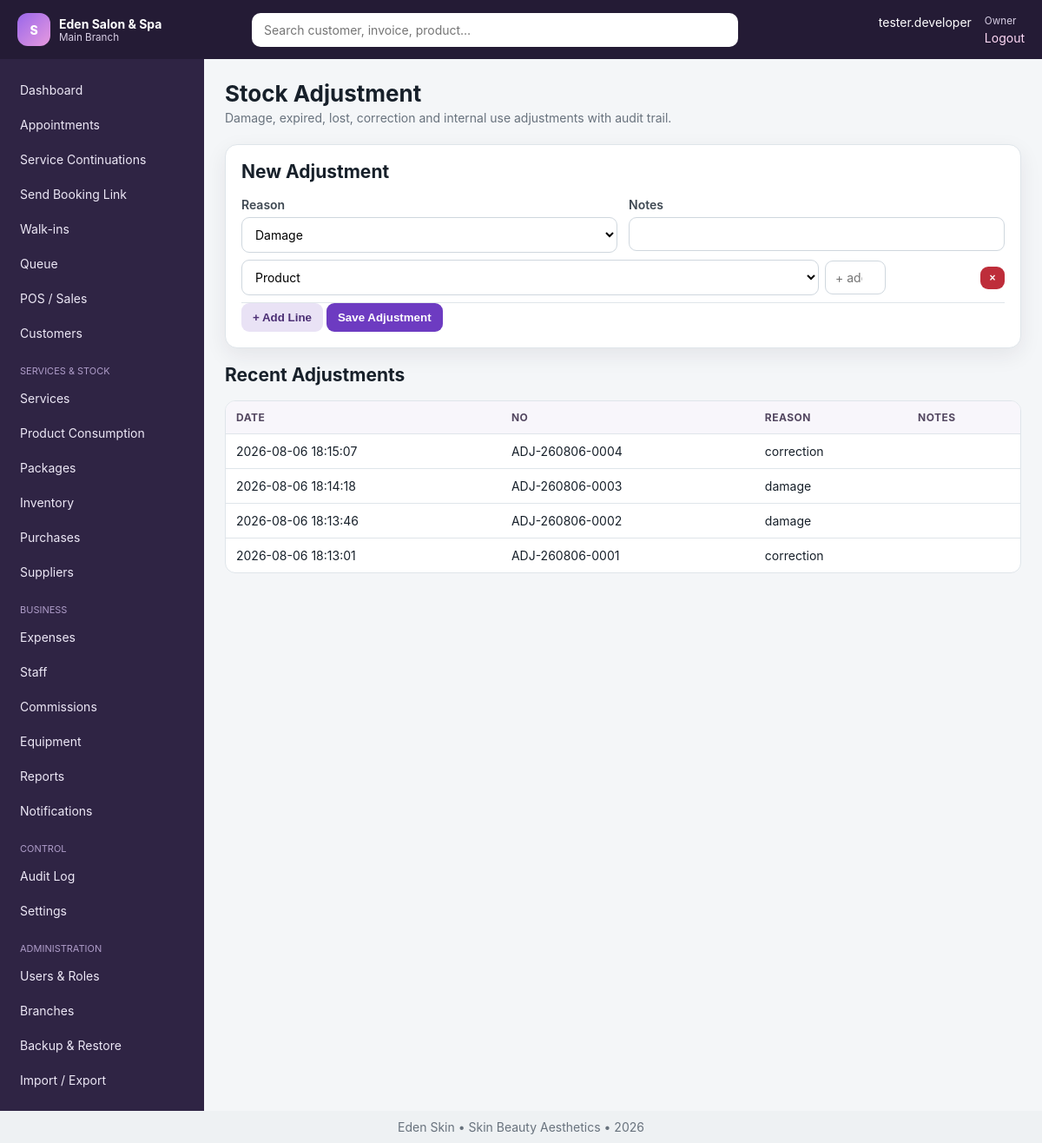
Page /modules/stock_adjustments.php (signed in) on the committed database.
### tables this page shows
CREATE TABLE `settings` (
  `id` int(11) NOT NULL AUTO_INCREMENT,
  `branch_id` int(11) DEFAULT NULL,
  `setting_key` varchar(100) NOT NULL,
  `setting_value` text DEFAULT NULL,
  `setting_group` varchar(80) DEFAULT 'general',
  `updated_by` int(11) DEFAULT NULL,
  `updated_at` datetime DEFAULT current_timestamp() ON UPDATE current_timestamp(),
  PRIMARY KEY (`id`),
  UNIQUE KEY `uniq_setting` (`branch_id`,`setting_key`),
  KEY `updated_by` (`updated_by`),
  CONSTRAINT `settings_ibfk_1` FOREIGN KEY (`branch_id`) REFERENCES `branches` (`id`) ON DELETE CASCADE,
  CONSTRAINT `settings_ibfk_2` FOREIGN KEY (`updated_by`) REFERENCES `users` (`id`) ON DELETE SET NULL
);

CREATE TABLE `users` (
  `id` int(11) NOT NULL AUTO_INCREMENT,
  `branch_id` int(11) NOT NULL,
  `staff_id` int(11) DEFAULT NULL,
  `role_id` int(11) NOT NULL,
  `username` varchar(80) NOT NULL,
  `password_hash` varchar(255) NOT NULL,
  `status` enum('active','inactive','locked') DEFAULT 'active',
  `last_login_at` datetime DEFAULT NULL,
  `created_at` datetime DEFAULT current_timestamp(),
  PRIMARY KEY (`id`),
  UNIQUE KEY `username` (`username`),
  KEY `branch_id` (`branch_id`),
  KEY `staff_id` (`staff_id`),
  KEY `role_id` (`role_id`),
  CONSTRAINT `users_ibfk_1` FOREIGN KEY (`branch_id`) REFERENCES `branches` (`id`),
  CONSTRAINT `users_ibfk_2` FOREIGN KEY (`staff_id`) REFERENCES `staff` (`id`) ON DELETE SET NULL,
  CONSTRAINT `users_ibfk_3` FOREIGN KEY (`role_id`) REFERENCES `roles` (`id`)
);

CREATE TABLE `branches` (
  `id` int(11) NOT NULL AUTO_INCREMENT,
  `business_id` int(11) NOT NULL,
  `name` varchar(120) NOT NULL,
  `code` varchar(20) NOT NULL,
  `phone` varchar(30) DEFAULT NULL,
  `email` varchar(120) DEFAULT NULL,
  `address` varchar(255) DEFAULT NULL,
  `opening_time` time DEFAULT '08:00:00',
  `closing_time` time DEFAULT '20:00:00',
  `status` enum('active','inactive') DEFAULT 'active',
  `created_at` datetime DEFAULT current_timestamp(),
  PRIMARY KEY (`id`),
  UNIQUE KEY `code` (`code`),
  KEY `business_id` (`business_id`),
  CONSTRAINT `branches_ibfk_1` FOREIGN KEY (`business_id`) REFERENCES `businesses` (`id`)
);

CREATE TABLE `staff` (
  `id` int(11) NOT NULL AUTO_INCREMENT,
  `branch_id` int(11) NOT NULL,
  `employee_no` varchar(30) DEFAULT NULL,
  `photo` varchar(255) DEFAULT NULL,
  `full_name` varchar(150) NOT NULL,
  `phone` varchar(30) DEFAULT NULL,
  `email` varchar(120) DEFAULT NULL,
  `gender` enum('Male','Female','Other') DEFAULT 'Female',
  `date_of_birth` date DEFAULT NULL,
  `address` varchar(255) DEFAULT NULL,
  `role_title` varchar(100) DEFAULT NULL,
  `salary` decimal(14,2) DEFAULT 0.00,
  `default_commission_type` enum('percentage','fixed') DEFAULT 'percentage',
  `default_commission_value` decimal(10,2) DEFAULT 0.00,
  `employment_date` date DEFAULT NULL,
  `emergency_contact` varchar(120) DEFAULT NULL,
  `status` enum('active','inactive','terminated') DEFAULT 'active',
  `created_at` datetime DEFAULT current_timestamp(),
  `updated_at` datetime DEFAULT NULL,
  PRIMARY KEY (`id`),
  UNIQUE KEY `employee_no` (`employee_no`),
  KEY `branch_id` (`branch_id`),
  CONSTRAINT `staff_ibfk_1` FOREIGN KEY (`branch_id`) REFERENCES `branches` (`id`)
);

CREATE TABLE `roles` (
  `id` int(11) NOT NULL AUTO_INCREMENT,
  `name` varchar(80) NOT NULL,
  `description` varchar(255) DEFAULT NULL,
  `is_system` tinyint(1) DEFAULT 0,
  `created_at` datetime DEFAULT current_timestamp(),
  PRIMARY KEY (`id`),
  UNIQUE KEY `name` (`name`)
);

CREATE TABLE `stock_adjustments` (
  `id` int(11) NOT NULL AUTO_INCREMENT,
  `branch_id` int(11) NOT NULL,
  `adjustment_no` varchar(40) DEFAULT NULL,
  `reason` enum('damage','expired','lost','correction','internal_use','opening') NOT NULL,
  `notes` text DEFAULT NULL,
  `created_by` int(11) DEFAULT NULL,
  `created_at` datetime DEFAULT current_timestamp(),
  PRIMARY KEY (`id`),
  UNIQUE KEY `adjustment_no` (`adjustment_no`),
  KEY `branch_id` (`branch_id`),
  KEY `created_by` (`created_by`),
  CONSTRAINT `stock_adjustments_ibfk_1` FOREIGN KEY (`branch_id`) REFERENCES `branches` (`id`),
  CONSTRAINT `stock_adjustments_ibfk_2` FOREIGN KEY (`created_by`) REFERENCES `users` (`id`) ON DELETE SET NULL
);

### includes/functions.php (called while the page is built, shortened)
<?php
function app_config(): array {
    static $config;
    if (!$config) {
        $file=dirname(__DIR__).'/config.php';
        $config=require $file;
    }
    return $config;
}
function e(mixed $v): string { return htmlspecialchars((string)$v, ENT_QUOTES, 'UTF-8'); }
function url(string $path=''): string { $base=rtrim(app_config()['app']['base_url'] ?? '', '/'); return $base.'/'.ltrim($path,'/'); }
function setting(string $key,mixed $default=null,?int $branchId=null): mixed {
    try { $branchId=$branchId??current_branch_id(); $r=one('SELECT setting_value FROM settings WHERE setting_key=? AND (branch_id=? OR branch_id IS NULL) ORDER BY branch_id IS NOT NULL DESC LIMIT 1',[$key,$branchId]); return $r ? $r['setting_value'] : $default; } catch(Throwable){ return $default; }
}

### config.php (called while the page is built)
<?php
return array (
  'db' =>
  array (
    'host' => '127.0.0.1',
    'port' => '3306',
    'name' => 'salon_spa_tz',
    'user' => 'root',
    'pass' => '',
    'charset' => 'utf8mb4',
  ),
  'app' =>
  array (
    'name' => 'Salon & Spa Manager',
    'base_url' => '/salon_spa_management_system',
    'timezone' => 'Africa/Dar_es_Salaam',
    'currency' => 'TZS',
    'session_timeout' => 3600,
    'debug' => false,
  ),
);

### includes/auth.php (called while the page is built, shortened)
<?php
function is_logged_in(): bool { return !empty($_SESSION['user_id']); }
function require_login(): void {
    if(!current_user()){ logout_user(); redirect('login.php'); }
}
function current_user(): ?array { static $u; if(!is_logged_in())return null; if(!$u)$u=one('SELECT u.*,r.name role_name,s.full_name staff_name,b.name branch_name FROM users u JOIN roles r ON r.id=u.role_id LEFT JOIN staff s ON s.id=u.staff_id LEFT JOIN branches b ON b.id=u.branch_id WHERE u.id=?',[$_SESSION['user_id']]); return $u; }
function current_branch_id(): ?int {
    if(isset($_SESSION['branch_id']) && (int)$_SESSION['branch_id']>0) return (int)$_SESSION['branch_id'];
    return null;
}
function can(string $code): bool { $u=current_user(); return $u && ($u['role_name']==='Owner' || in_array($code,permissions(),true)); }
function require_permission(string $code): void { require_login(); if(!can($code)){http_response_code(403); include dirname(__DIR__).'/403.php'; exit;} }

### includes/db.php (called while the page is built, shortened)
<?php
function db(): PDO {
    static $pdo = null;
    if ($pdo instanceof PDO) return $pdo;
    $cfg = app_config()['db'];
    $dsn = sprintf('mysql:host=%s;port=%s;dbname=%s;charset=%s', $cfg['host'], $cfg['port'], $cfg['name'], $cfg['charset']);
    $pdo = new PDO($dsn, $cfg['user'], $cfg['pass'], [
        PDO::ATTR_ERRMODE => PDO::ERRMODE_EXCEPTION,
        PDO::ATTR_DEFAULT_FETCH_MODE => PDO::FETCH_ASSOC,
        PDO::ATTR_EMULATE_PREPARES => false,
    ]);
    return $pdo;
}
function q(string $sql, array $params=[]): PDOStatement { $s=db()->prepare($sql); $s->execute($params); return $s; }
function one(string $sql, array $params=[]): ?array { $r=q($sql,$params)->fetch(); return $r ?: null; }
function all(string $sql, array $params=[]): array { return q($sql,$params)->fetchAll(); }

### includes/business.php (called while the page is built, shortened)
<?php
function product_options(): array { $rows=all('SELECT p.id, CONCAT(p.name," — ",COALESCE(sl.quantity,0)," ",COALESCE(p.unit,"")) label FROM products p LEFT JOIN stock_levels sl ON sl.product_id=p.id AND sl.branch_id=p.branch_id WHERE p.branch_id=? AND p.status="active" ORDER BY p.name',[current_branch_id()]); $o=[]; foreach($rows as $r)$o[$r['id']]=$r['label']; return $o; }
?>

### modules/stock_adjustments.php (the view, shortened to what this page needs)
<?php
require dirname(__DIR__).'/includes/bootstrap.php'; require_permission('inventory.manage'); $bid=current_branch_id();
$rows=all('SELECT * FROM stock_adjustments WHERE branch_id=? ORDER BY id DESC LIMIT 100',[$bid]); $title='Stock Adjustment'; $subtitle='Damage, expired, lost, correction and internal use adjustments with audit trail.'; include dirname(__DIR__).'/includes/header.php';?><section class="card"><h2>New Adjustment</h2><form method="post"><?=csrf_field()?><div class="form-grid"><div class="form-group"><label>Reason</label><select name="reason" required><option value="damage">Damage</option><option value="expired">Expired</option><option value="lost">Lost</option><option value="correction">Correction</option><option value="internal_use">Internal Use</option><option value="opening">Opening</option></select></div><div class="form-group"><label>Notes</label><input name="notes"></div></div><div id="lines"><div class="cart-row"><select name="product_id[]"><option value="">Product</option><?php foreach(product_options() as $id=>$l):?><option value="<?=e($id)?>"><?=e($l)?></option><?php endforeach;?></select><input type="number" step="0.001" name="quantity_change[]" placeholder="+ add / - reduce"><span></span><button type="button" class="btn small danger" onclick="this.parentElement.remove()">×</button></div></div><button type="button" class="btn secondary" onclick="addLine()">+ Add Line</button> <button class="btn">Save Adjustment</button></form></section><script>function addLine(){document.querySelector('#lines').insertAdjacentHTML('beforeend',`<div class="cart-row"><select name="product_id[]"><option value="">Product</option><?php foreach(product_options() as $id=>$l):?><option value="<?=e($id)?>"><?=e($l)?></option><?php endforeach;?></select><input type="number" step="0.001" name="quantity_change[]" placeholder="+ add / - reduce"><span></span><button type="button" class="btn small danger" onclick="this.parentElement.remove()">×</button></div>`)}</script><h2>Recent Adjustments</h2><div class="table-wrap"><table><thead><tr><th>Date</th><th>No</th><th>Reason</th><th>Notes</th></tr></thead><tbody><?php foreach($rows as $r):?><tr><td><?=e($r['created_at'])?></td><td><?=e($r['adjustment_no'])?></td><td><?=e($r['reason'])?></td><td><?=e($r['notes'])?></td></tr><?php endforeach;?></tbody></table></div><?php include dirname(__DIR__).'/includes/footer.php'; ?>

### includes/header.php (shortened to what this page needs)
<?php
require_login(); $u=current_user(); $title=$title??'Dashboard';
function nav_file_available(string $href): bool {
    return is_file(dirname(__DIR__).'/'.ltrim($href,'/'));
}
function current_rel_script_for_nav(): string {
    $script=str_replace('\\','/',$_SERVER['SCRIPT_NAME']??'');
    $base=(string)(app_config()['app']['base_url']??'');
    $base=rtrim(str_replace('\\','/',$base),'/');
    return ltrim($script,'/');
}
$navGroups=[
 'Main'=>[
  ['dashboard.php','Dashboard','dashboard.view'],
  ['modules/appointments.php','Appointments','appointments.view'],
  ['modules/continuations.php','Service Continuations','appointments.view'],
  ['modules/booking_link.php','Send Booking Link','appointments.manage'],
  ['modules/walkins.php','Walk-ins','queue.manage'],
  ['modules/queue.php','Queue','queue.manage'],
  ['modules/pos.php','POS / Sales','sales.create'],
  ['modules/customers.php','Customers','customers.view'],
 ],
 'Services & Stock'=>[
  ['modules/services.php','Services','services.manage'],
  ['modules/service_consumption.php','Product Consumption','services.manage'],
  ['modules/packages.php','Packages','services.manage'],
  ['modules/inventory.php','Inventory','inventory.view'],
  ['modules/purchases.php','Purchases','purchases.manage'],
  ['modules/suppliers.php','Suppliers','suppliers.manage'],
 ],
 'Business'=>[
  ['modules/expenses.php','Expenses','expenses.manage'],
  ['modules/staff.php','Staff','staff.view'],
  ['modules/commissions.php','Commissions','commissions.view'],
  ['modules/equipment.php','Equipment','equipment.manage'],
  ['modules/reports.php','Reports','reports.view'],
  ['modules/notifications.php','Notifications','notifications.manage'],
 ],
 'Control'=>[
  ['modules/audit.php','Audit Log','audit.view'],
  ['modules/settings.php','Settings','settings.manage'],
 ],
 'Administration'=>[
  ['modules/users.php','Users & Roles','users.manage'],
  ['modules/branches.php','Branches','users.manage'],
  ['modules/backups.php','Backup & Restore','users.manage'],
  ['modules/imports.php','Import / Export','users.manage'],
 ],
];
$current=current_rel_script_for_nav();
$hasSearch=nav_file_available('modules/search.php');
?><!doctype html><html lang="en"><head><link rel="stylesheet" href="<?=url('assets/css/app.css')?>"></head><body>
<header class="topbar"><button class="menu-btn" data-toggle-menu>☰</button><div class="brand"><span class="brand-mark">S</span><div><strong><?=e(setting('business_name',app_config()['app']['name']))?></strong><small><?=e($u['branch_name']??'Main Branch')?></small></div></div><?php if($hasSearch):?><form class="global-search" action="<?=url('modules/search.php')?>"><input name="q" placeholder="Search customer, invoice, product…"></form><?php else:?><div class="global-search"></div><?php endif;?><div class="userbox"><span><?=e($u['staff_name']?:$u['username'])?></span><small><?=e($u['role_name'])?></small><a href="<?=url('logout.php')?>">Logout</a></div></header>
<div class="layout"><aside class="sidebar" id="sidebar"><nav><?php foreach($navGroups as $group=>$items): $visible=[]; foreach($items as $item){ [$href,$label,$perm]=$item; if(nav_file_available($href) && can($perm)) $visible[]=$item; } if(!$visible) continue; if($group!=='Main'): ?><div class="nav-heading"><?=e($group)?></div><?php endif; foreach($visible as [$href,$label,$perm]): ?><a href="<?=url($href)?>" class="<?=$current===$href?'active':''?>"><?=e($label)?></a><?php endforeach; endforeach; ?></nav></aside><main class="content"><div class="page-head"><div><h1><?=e($title)?></h1><?php if(!empty($subtitle)):?><p><?=e($subtitle)?></p><?php endif;?></div></div>

### rows in the picture
settings: setting_value "Eden Salon & Spa"
users: branch.name "Main Branch", staff.full_name "tester.developer", role.name "Owner"
stock_adjustments: created_at "2026-08-06 18:15:07", adjustment_no "ADJ-260806-0004", reason "correction"
stock_adjustments: created_at "2026-08-06 18:14:18", adjustment_no "ADJ-260806-0003", reason "damage"
stock_adjustments: created_at "2026-08-06 18:13:46", adjustment_no "ADJ-260806-0002", reason "damage"
stock_adjustments: created_at "2026-08-06 18:13:01", adjustment_no "ADJ-260806-0001", reason "correction"

### other values in the picture
$label "Dashboard"
$label "Appointments"
$label "Service Continuations"
$label "Send Booking Link"
$label "Walk-ins"
$label "Queue"
$label "POS / Sales"
$label "Customers"
$group "SERVICES & STOCK"
$label "Services"
$label "Product Consumption"
$label "Packages"
$label "Inventory"
$label "Purchases"
$label "Suppliers"
